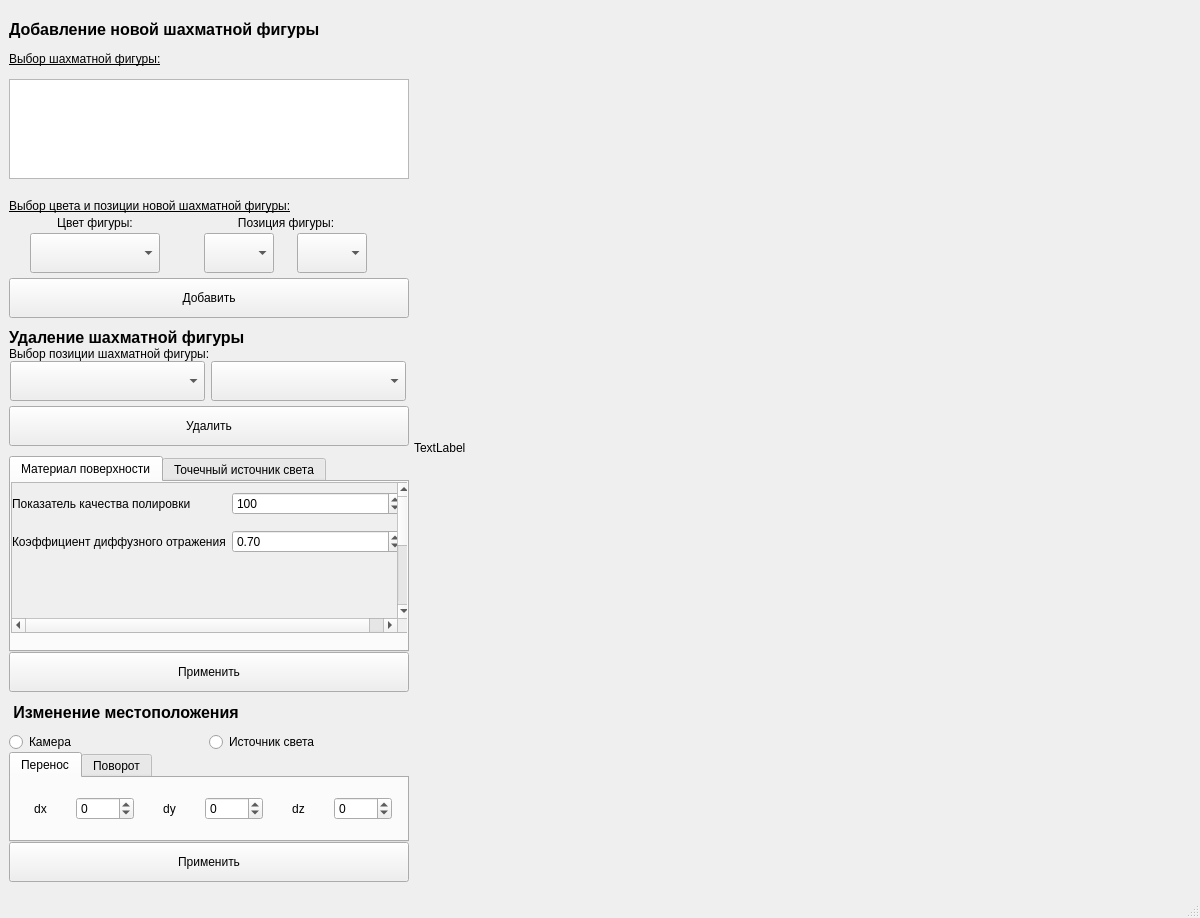
<?xml version="1.0" encoding="UTF-8"?>
<ui version="4.0">
 <class>MainWindow</class>
 <widget class="QMainWindow" name="MainWindow">
  <property name="geometry">
   <rect>
    <x>0</x>
    <y>0</y>
    <width>1200</width>
    <height>918</height>
   </rect>
  </property>
  <property name="sizePolicy">
   <sizepolicy hsizetype="Expanding" vsizetype="MinimumExpanding">
    <horstretch>0</horstretch>
    <verstretch>0</verstretch>
   </sizepolicy>
  </property>
  <property name="contextMenuPolicy">
   <enum>Qt::NoContextMenu</enum>
  </property>
  <property name="windowTitle">
   <string>MainWindow</string>
  </property>
  <widget class="QWidget" name="mainWidget">
   <property name="sizePolicy">
    <sizepolicy hsizetype="Expanding" vsizetype="Expanding">
     <horstretch>0</horstretch>
     <verstretch>0</verstretch>
    </sizepolicy>
   </property>
   <layout class="QHBoxLayout" name="horizontalLayout">
    <item>
     <layout class="QHBoxLayout" name="mainLayout">
      <property name="spacing">
       <number>0</number>
      </property>
      <property name="sizeConstraint">
       <enum>QLayout::SetMaximumSize</enum>
      </property>
      <item>
       <layout class="QVBoxLayout" name="verticalLayout">
        <property name="spacing">
         <number>0</number>
        </property>
        <property name="sizeConstraint">
         <enum>QLayout::SetDefaultConstraint</enum>
        </property>
        <item>
         <widget class="QLabel" name="label_5">
          <property name="sizePolicy">
           <sizepolicy hsizetype="Fixed" vsizetype="Fixed">
            <horstretch>0</horstretch>
            <verstretch>0</verstretch>
           </sizepolicy>
          </property>
          <property name="minimumSize">
           <size>
            <width>400</width>
            <height>40</height>
           </size>
          </property>
          <property name="font">
           <font>
            <pointsize>12</pointsize>
            <weight>75</weight>
            <bold>true</bold>
            <underline>false</underline>
           </font>
          </property>
          <property name="text">
           <string>Добавление новой шахматной фигуры</string>
          </property>
          <property name="textFormat">
           <enum>Qt::PlainText</enum>
          </property>
         </widget>
        </item>
        <item>
         <widget class="QLabel" name="label">
          <property name="sizePolicy">
           <sizepolicy hsizetype="Fixed" vsizetype="Fixed">
            <horstretch>0</horstretch>
            <verstretch>0</verstretch>
           </sizepolicy>
          </property>
          <property name="minimumSize">
           <size>
            <width>400</width>
            <height>20</height>
           </size>
          </property>
          <property name="font">
           <font>
            <underline>true</underline>
           </font>
          </property>
          <property name="layoutDirection">
           <enum>Qt::LeftToRight</enum>
          </property>
          <property name="text">
           <string>Выбор шахматной фигуры:</string>
          </property>
          <property name="indent">
           <number>-1</number>
          </property>
         </widget>
        </item>
        <item>
         <spacer name="verticalSpacer">
          <property name="orientation">
           <enum>Qt::Vertical</enum>
          </property>
          <property name="sizeType">
           <enum>QSizePolicy::Fixed</enum>
          </property>
          <property name="sizeHint" stdset="0">
           <size>
            <width>20</width>
            <height>10</height>
           </size>
          </property>
         </spacer>
        </item>
        <item>
         <widget class="QListWidget" name="listOfChessFigures">
          <property name="sizePolicy">
           <sizepolicy hsizetype="Fixed" vsizetype="Fixed">
            <horstretch>0</horstretch>
            <verstretch>0</verstretch>
           </sizepolicy>
          </property>
          <property name="minimumSize">
           <size>
            <width>400</width>
            <height>100</height>
           </size>
          </property>
          <property name="maximumSize">
           <size>
            <width>400</width>
            <height>100</height>
           </size>
          </property>
         </widget>
        </item>
        <item>
         <spacer name="verticalSpacer_2">
          <property name="orientation">
           <enum>Qt::Vertical</enum>
          </property>
          <property name="sizeType">
           <enum>QSizePolicy::Fixed</enum>
          </property>
          <property name="sizeHint" stdset="0">
           <size>
            <width>20</width>
            <height>20</height>
           </size>
          </property>
         </spacer>
        </item>
        <item>
         <widget class="QLabel" name="label_2">
          <property name="sizePolicy">
           <sizepolicy hsizetype="Fixed" vsizetype="Fixed">
            <horstretch>0</horstretch>
            <verstretch>0</verstretch>
           </sizepolicy>
          </property>
          <property name="minimumSize">
           <size>
            <width>400</width>
            <height>0</height>
           </size>
          </property>
          <property name="font">
           <font>
            <underline>true</underline>
           </font>
          </property>
          <property name="text">
           <string>Выбор цвета и позиции новой шахматной фигуры:</string>
          </property>
         </widget>
        </item>
        <item>
         <layout class="QHBoxLayout" name="horizontalLayout_3">
          <property name="sizeConstraint">
           <enum>QLayout::SetMinimumSize</enum>
          </property>
          <item>
           <layout class="QVBoxLayout" name="verticalLayout_2">
            <property name="spacing">
             <number>0</number>
            </property>
            <property name="sizeConstraint">
             <enum>QLayout::SetMinimumSize</enum>
            </property>
            <item>
             <widget class="QLabel" name="label_3">
              <property name="sizePolicy">
               <sizepolicy hsizetype="Fixed" vsizetype="Fixed">
                <horstretch>0</horstretch>
                <verstretch>0</verstretch>
               </sizepolicy>
              </property>
              <property name="minimumSize">
               <size>
                <width>130</width>
                <height>20</height>
               </size>
              </property>
              <property name="text">
               <string>Цвет фигуры:</string>
              </property>
              <property name="alignment">
               <set>Qt::AlignCenter</set>
              </property>
             </widget>
            </item>
            <item>
             <widget class="QComboBox" name="colorFigureSelector">
              <property name="sizePolicy">
               <sizepolicy hsizetype="Fixed" vsizetype="Fixed">
                <horstretch>0</horstretch>
                <verstretch>0</verstretch>
               </sizepolicy>
              </property>
              <property name="minimumSize">
               <size>
                <width>130</width>
                <height>40</height>
               </size>
              </property>
              <property name="currentText">
               <string/>
              </property>
             </widget>
            </item>
           </layout>
          </item>
          <item>
           <spacer name="horizontalSpacer">
            <property name="orientation">
             <enum>Qt::Horizontal</enum>
            </property>
            <property name="sizeType">
             <enum>QSizePolicy::Fixed</enum>
            </property>
            <property name="sizeHint" stdset="0">
             <size>
              <width>5</width>
              <height>20</height>
             </size>
            </property>
           </spacer>
          </item>
          <item>
           <layout class="QVBoxLayout" name="verticalLayout_4">
            <item>
             <widget class="QLabel" name="label_4">
              <property name="sizePolicy">
               <sizepolicy hsizetype="Fixed" vsizetype="Fixed">
                <horstretch>0</horstretch>
                <verstretch>0</verstretch>
               </sizepolicy>
              </property>
              <property name="minimumSize">
               <size>
                <width>200</width>
                <height>20</height>
               </size>
              </property>
              <property name="maximumSize">
               <size>
                <width>200</width>
                <height>20</height>
               </size>
              </property>
              <property name="text">
               <string>Позиция фигуры:</string>
              </property>
              <property name="alignment">
               <set>Qt::AlignCenter</set>
              </property>
             </widget>
            </item>
            <item>
             <layout class="QHBoxLayout" name="horizontalLayout_8">
              <property name="spacing">
               <number>0</number>
              </property>
              <item>
               <widget class="QComboBox" name="addPositionLetterSelector">
                <property name="sizePolicy">
                 <sizepolicy hsizetype="Fixed" vsizetype="Fixed">
                  <horstretch>0</horstretch>
                  <verstretch>0</verstretch>
                 </sizepolicy>
                </property>
                <property name="minimumSize">
                 <size>
                  <width>70</width>
                  <height>40</height>
                 </size>
                </property>
                <property name="maximumSize">
                 <size>
                  <width>70</width>
                  <height>40</height>
                 </size>
                </property>
               </widget>
              </item>
              <item>
               <spacer name="horizontalSpacer_2">
                <property name="orientation">
                 <enum>Qt::Horizontal</enum>
                </property>
                <property name="sizeType">
                 <enum>QSizePolicy::Fixed</enum>
                </property>
                <property name="sizeHint" stdset="0">
                 <size>
                  <width>5</width>
                  <height>20</height>
                 </size>
                </property>
               </spacer>
              </item>
              <item>
               <widget class="QComboBox" name="addPositionNumberSelector">
                <property name="sizePolicy">
                 <sizepolicy hsizetype="Fixed" vsizetype="Fixed">
                  <horstretch>0</horstretch>
                  <verstretch>0</verstretch>
                 </sizepolicy>
                </property>
                <property name="minimumSize">
                 <size>
                  <width>70</width>
                  <height>40</height>
                 </size>
                </property>
                <property name="maximumSize">
                 <size>
                  <width>70</width>
                  <height>40</height>
                 </size>
                </property>
               </widget>
              </item>
             </layout>
            </item>
           </layout>
          </item>
         </layout>
        </item>
        <item>
         <spacer name="verticalSpacer_7">
          <property name="orientation">
           <enum>Qt::Vertical</enum>
          </property>
          <property name="sizeType">
           <enum>QSizePolicy::Fixed</enum>
          </property>
          <property name="sizeHint" stdset="0">
           <size>
            <width>20</width>
            <height>5</height>
           </size>
          </property>
         </spacer>
        </item>
        <item>
         <widget class="QPushButton" name="pushButtonAdd">
          <property name="sizePolicy">
           <sizepolicy hsizetype="Fixed" vsizetype="Fixed">
            <horstretch>0</horstretch>
            <verstretch>0</verstretch>
           </sizepolicy>
          </property>
          <property name="minimumSize">
           <size>
            <width>400</width>
            <height>40</height>
           </size>
          </property>
          <property name="maximumSize">
           <size>
            <width>400</width>
            <height>40</height>
           </size>
          </property>
          <property name="text">
           <string>Добавить</string>
          </property>
         </widget>
        </item>
        <item>
         <spacer name="verticalSpacer_3">
          <property name="orientation">
           <enum>Qt::Vertical</enum>
          </property>
          <property name="sizeType">
           <enum>QSizePolicy::Fixed</enum>
          </property>
          <property name="sizeHint" stdset="0">
           <size>
            <width>20</width>
            <height>10</height>
           </size>
          </property>
         </spacer>
        </item>
        <item>
         <widget class="QLabel" name="label_6">
          <property name="maximumSize">
           <size>
            <width>400</width>
            <height>40</height>
           </size>
          </property>
          <property name="font">
           <font>
            <pointsize>12</pointsize>
            <weight>75</weight>
            <bold>true</bold>
           </font>
          </property>
          <property name="text">
           <string>Удаление шахматной фигуры</string>
          </property>
         </widget>
        </item>
        <item>
         <widget class="QLabel" name="label_7">
          <property name="maximumSize">
           <size>
            <width>400</width>
            <height>20</height>
           </size>
          </property>
          <property name="text">
           <string>Выбор позиции шахматной фигуры:</string>
          </property>
         </widget>
        </item>
        <item>
         <layout class="QHBoxLayout" name="horizontalLayout_9">
          <item>
           <widget class="QComboBox" name="deleteLetterSelector">
            <property name="sizePolicy">
             <sizepolicy hsizetype="Fixed" vsizetype="Fixed">
              <horstretch>0</horstretch>
              <verstretch>0</verstretch>
             </sizepolicy>
            </property>
            <property name="minimumSize">
             <size>
              <width>195</width>
              <height>40</height>
             </size>
            </property>
            <property name="maximumSize">
             <size>
              <width>190</width>
              <height>40</height>
             </size>
            </property>
           </widget>
          </item>
          <item>
           <spacer name="horizontalSpacer_3">
            <property name="orientation">
             <enum>Qt::Horizontal</enum>
            </property>
            <property name="sizeType">
             <enum>QSizePolicy::Fixed</enum>
            </property>
            <property name="sizeHint" stdset="0">
             <size>
              <width>5</width>
              <height>20</height>
             </size>
            </property>
           </spacer>
          </item>
          <item>
           <widget class="QComboBox" name="deleteNumberSelector">
            <property name="sizePolicy">
             <sizepolicy hsizetype="Fixed" vsizetype="Fixed">
              <horstretch>0</horstretch>
              <verstretch>0</verstretch>
             </sizepolicy>
            </property>
            <property name="minimumSize">
             <size>
              <width>195</width>
              <height>40</height>
             </size>
            </property>
            <property name="maximumSize">
             <size>
              <width>195</width>
              <height>40</height>
             </size>
            </property>
           </widget>
          </item>
         </layout>
        </item>
        <item>
         <spacer name="verticalSpacer_6">
          <property name="orientation">
           <enum>Qt::Vertical</enum>
          </property>
          <property name="sizeType">
           <enum>QSizePolicy::Fixed</enum>
          </property>
          <property name="sizeHint" stdset="0">
           <size>
            <width>20</width>
            <height>5</height>
           </size>
          </property>
         </spacer>
        </item>
        <item>
         <widget class="QPushButton" name="pushButtonDelete">
          <property name="minimumSize">
           <size>
            <width>400</width>
            <height>40</height>
           </size>
          </property>
          <property name="maximumSize">
           <size>
            <width>400</width>
            <height>40</height>
           </size>
          </property>
          <property name="text">
           <string>Удалить</string>
          </property>
         </widget>
        </item>
        <item>
         <spacer name="verticalSpacer_5">
          <property name="orientation">
           <enum>Qt::Vertical</enum>
          </property>
          <property name="sizeType">
           <enum>QSizePolicy::Fixed</enum>
          </property>
          <property name="sizeHint" stdset="0">
           <size>
            <width>20</width>
            <height>10</height>
           </size>
          </property>
         </spacer>
        </item>
        <item>
         <widget class="QTabWidget" name="tabWidgetSpector">
          <property name="sizePolicy">
           <sizepolicy hsizetype="Fixed" vsizetype="Expanding">
            <horstretch>0</horstretch>
            <verstretch>0</verstretch>
           </sizepolicy>
          </property>
          <property name="minimumSize">
           <size>
            <width>400</width>
            <height>0</height>
           </size>
          </property>
          <property name="maximumSize">
           <size>
            <width>400</width>
            <height>200</height>
           </size>
          </property>
          <property name="currentIndex">
           <number>0</number>
          </property>
          <widget class="QWidget" name="tab_2">
           <attribute name="title">
            <string>Материал поверхности</string>
           </attribute>
           <widget class="QScrollArea" name="scrollArea">
            <property name="geometry">
             <rect>
              <x>0</x>
              <y>0</y>
              <width>401</width>
              <height>151</height>
             </rect>
            </property>
            <property name="widgetResizable">
             <bool>true</bool>
            </property>
            <widget class="QWidget" name="scrollAreaWidgetContents">
             <property name="geometry">
              <rect>
               <x>0</x>
               <y>0</y>
               <width>400</width>
               <height>300</height>
              </rect>
             </property>
             <property name="sizePolicy">
              <sizepolicy hsizetype="Fixed" vsizetype="Fixed">
               <horstretch>0</horstretch>
               <verstretch>0</verstretch>
              </sizepolicy>
             </property>
             <property name="minimumSize">
              <size>
               <width>400</width>
               <height>300</height>
              </size>
             </property>
             <widget class="QWidget" name="gridLayoutWidget">
              <property name="geometry">
               <rect>
                <x>0</x>
                <y>0</y>
                <width>391</width>
                <height>81</height>
               </rect>
              </property>
              <layout class="QGridLayout" name="gridLayout">
               <item row="1" column="1">
                <widget class="QDoubleSpinBox" name="pSpinBox">
                 <property name="decimals">
                  <number>0</number>
                 </property>
                 <property name="minimum">
                  <double>0.000000000000000</double>
                 </property>
                 <property name="maximum">
                  <double>1000.000000000000000</double>
                 </property>
                 <property name="singleStep">
                  <double>1.000000000000000</double>
                 </property>
                 <property name="value">
                  <double>100.000000000000000</double>
                 </property>
                </widget>
               </item>
               <item row="1" column="0">
                <widget class="QLabel" name="pLabel">
                 <property name="text">
                  <string>Показатель качества полировки</string>
                 </property>
                </widget>
               </item>
               <item row="2" column="0">
                <widget class="QLabel" name="refLabel">
                 <property name="text">
                  <string>Коэффициент диффузного отражения</string>
                 </property>
                </widget>
               </item>
               <item row="2" column="1">
                <widget class="QDoubleSpinBox" name="refSpinBox_3">
                 <property name="minimum">
                  <double>0.000000000000000</double>
                 </property>
                 <property name="maximum">
                  <double>1.010000000000000</double>
                 </property>
                 <property name="singleStep">
                  <double>0.010000000000000</double>
                 </property>
                 <property name="stepType">
                  <enum>QAbstractSpinBox::AdaptiveDecimalStepType</enum>
                 </property>
                 <property name="value">
                  <double>0.700000000000000</double>
                 </property>
                </widget>
               </item>
              </layout>
             </widget>
            </widget>
           </widget>
          </widget>
          <widget class="QWidget" name="tab">
           <attribute name="title">
            <string>Точечный источник света</string>
           </attribute>
           <widget class="QWidget" name="horizontalLayoutWidget">
            <property name="geometry">
             <rect>
              <x>0</x>
              <y>0</y>
              <width>391</width>
              <height>111</height>
             </rect>
            </property>
            <layout class="QHBoxLayout" name="horizontalLayout_2">
             <item>
              <widget class="QPushButton" name="selectColorButton">
               <property name="text">
                <string>Выбор цвета</string>
               </property>
              </widget>
             </item>
             <item>
              <widget class="QLabel" name="colorLabel">
               <property name="sizePolicy">
                <sizepolicy hsizetype="Fixed" vsizetype="Fixed">
                 <horstretch>40</horstretch>
                 <verstretch>40</verstretch>
                </sizepolicy>
               </property>
               <property name="minimumSize">
                <size>
                 <width>40</width>
                 <height>40</height>
                </size>
               </property>
               <property name="styleSheet">
                <string notr="true"/>
               </property>
               <property name="text">
                <string/>
               </property>
              </widget>
             </item>
            </layout>
           </widget>
          </widget>
         </widget>
        </item>
        <item>
         <widget class="QPushButton" name="pushButtonApplySpector">
          <property name="minimumSize">
           <size>
            <width>400</width>
            <height>40</height>
           </size>
          </property>
          <property name="maximumSize">
           <size>
            <width>400</width>
            <height>40</height>
           </size>
          </property>
          <property name="text">
           <string>Применить</string>
          </property>
         </widget>
        </item>
        <item>
         <widget class="QLabel" name="label_9">
          <property name="sizePolicy">
           <sizepolicy hsizetype="Fixed" vsizetype="Fixed">
            <horstretch>0</horstretch>
            <verstretch>0</verstretch>
           </sizepolicy>
          </property>
          <property name="minimumSize">
           <size>
            <width>400</width>
            <height>40</height>
           </size>
          </property>
          <property name="font">
           <font>
            <pointsize>12</pointsize>
            <weight>75</weight>
            <bold>true</bold>
           </font>
          </property>
          <property name="text">
           <string> Изменение местоположения</string>
          </property>
         </widget>
        </item>
        <item>
         <layout class="QHBoxLayout" name="horizontalLayout_5">
          <item>
           <widget class="QRadioButton" name="cameraRadioButton">
            <property name="text">
             <string>Камера</string>
            </property>
           </widget>
          </item>
          <item>
           <widget class="QRadioButton" name="sourceRadioButton">
            <property name="text">
             <string>Источник света</string>
            </property>
           </widget>
          </item>
         </layout>
        </item>
        <item>
         <widget class="QTabWidget" name="tabWidgetMoveCamera">
          <property name="sizePolicy">
           <sizepolicy hsizetype="Fixed" vsizetype="Expanding">
            <horstretch>0</horstretch>
            <verstretch>0</verstretch>
           </sizepolicy>
          </property>
          <property name="minimumSize">
           <size>
            <width>400</width>
            <height>0</height>
           </size>
          </property>
          <property name="maximumSize">
           <size>
            <width>400</width>
            <height>90</height>
           </size>
          </property>
          <property name="currentIndex">
           <number>0</number>
          </property>
          <widget class="QWidget" name="TabMove">
           <attribute name="title">
            <string>Перенос</string>
           </attribute>
           <widget class="QWidget" name="horizontalLayoutWidget_5">
            <property name="geometry">
             <rect>
              <x>0</x>
              <y>0</y>
              <width>381</width>
              <height>61</height>
             </rect>
            </property>
            <layout class="QHBoxLayout" name="horizontalLayout_10">
             <item>
              <widget class="QLabel" name="label_10">
               <property name="text">
                <string>dx</string>
               </property>
               <property name="alignment">
                <set>Qt::AlignCenter</set>
               </property>
              </widget>
             </item>
             <item>
              <widget class="QDoubleSpinBox" name="dx">
               <property name="decimals">
                <number>0</number>
               </property>
               <property name="minimum">
                <double>-5000.000000000000000</double>
               </property>
               <property name="maximum">
                <double>5000.000000000000000</double>
               </property>
              </widget>
             </item>
             <item>
              <widget class="QLabel" name="label_11">
               <property name="text">
                <string>dy</string>
               </property>
               <property name="alignment">
                <set>Qt::AlignCenter</set>
               </property>
              </widget>
             </item>
             <item>
              <widget class="QDoubleSpinBox" name="dy">
               <property name="decimals">
                <number>0</number>
               </property>
               <property name="minimum">
                <double>-5000.000000000000000</double>
               </property>
               <property name="maximum">
                <double>5000.000000000000000</double>
               </property>
              </widget>
             </item>
             <item>
              <widget class="QLabel" name="label_12">
               <property name="text">
                <string>dz</string>
               </property>
               <property name="alignment">
                <set>Qt::AlignCenter</set>
               </property>
              </widget>
             </item>
             <item>
              <widget class="QDoubleSpinBox" name="dz">
               <property name="decimals">
                <number>0</number>
               </property>
               <property name="minimum">
                <double>-5000.000000000000000</double>
               </property>
               <property name="maximum">
                <double>5000.000000000000000</double>
               </property>
              </widget>
             </item>
            </layout>
           </widget>
          </widget>
          <widget class="QWidget" name="TabRotate">
           <attribute name="title">
            <string>Поворот</string>
           </attribute>
           <widget class="QWidget" name="horizontalLayoutWidget_6">
            <property name="geometry">
             <rect>
              <x>0</x>
              <y>0</y>
              <width>381</width>
              <height>61</height>
             </rect>
            </property>
            <layout class="QHBoxLayout" name="horizontalLayout_11">
             <item>
              <widget class="QLabel" name="label_13">
               <property name="text">
                <string>Ox</string>
               </property>
               <property name="alignment">
                <set>Qt::AlignCenter</set>
               </property>
              </widget>
             </item>
             <item>
              <widget class="QDoubleSpinBox" name="ox">
               <property name="decimals">
                <number>0</number>
               </property>
               <property name="minimum">
                <double>-360.000000000000000</double>
               </property>
               <property name="maximum">
                <double>360.000000000000000</double>
               </property>
              </widget>
             </item>
             <item>
              <widget class="QLabel" name="label_14">
               <property name="text">
                <string>Oy</string>
               </property>
               <property name="alignment">
                <set>Qt::AlignCenter</set>
               </property>
              </widget>
             </item>
             <item>
              <widget class="QDoubleSpinBox" name="oy">
               <property name="decimals">
                <number>0</number>
               </property>
               <property name="minimum">
                <double>-360.000000000000000</double>
               </property>
               <property name="maximum">
                <double>360.000000000000000</double>
               </property>
              </widget>
             </item>
             <item>
              <widget class="QLabel" name="label_15">
               <property name="text">
                <string>Oz</string>
               </property>
               <property name="alignment">
                <set>Qt::AlignCenter</set>
               </property>
              </widget>
             </item>
             <item>
              <widget class="QDoubleSpinBox" name="oz">
               <property name="decimals">
                <number>0</number>
               </property>
               <property name="minimum">
                <double>-360.000000000000000</double>
               </property>
               <property name="maximum">
                <double>360.000000000000000</double>
               </property>
              </widget>
             </item>
            </layout>
           </widget>
          </widget>
         </widget>
        </item>
        <item>
         <widget class="QPushButton" name="pushButtonApplyCameraChanges">
          <property name="minimumSize">
           <size>
            <width>400</width>
            <height>40</height>
           </size>
          </property>
          <property name="maximumSize">
           <size>
            <width>400</width>
            <height>40</height>
           </size>
          </property>
          <property name="text">
           <string>Применить</string>
          </property>
         </widget>
        </item>
        <item>
         <spacer name="verticalSpacer_8">
          <property name="orientation">
           <enum>Qt::Vertical</enum>
          </property>
          <property name="sizeType">
           <enum>QSizePolicy::Fixed</enum>
          </property>
          <property name="sizeHint" stdset="0">
           <size>
            <width>5</width>
            <height>5</height>
           </size>
          </property>
         </spacer>
        </item>
       </layout>
      </item>
      <item>
       <spacer name="verticalSpacer_4">
        <property name="orientation">
         <enum>Qt::Vertical</enum>
        </property>
        <property name="sizeHint" stdset="0">
         <size>
          <width>5</width>
          <height>40</height>
         </size>
        </property>
       </spacer>
      </item>
      <item>
       <widget class="QLabel" name="label_16">
        <property name="sizePolicy">
         <sizepolicy hsizetype="Expanding" vsizetype="Expanding">
          <horstretch>0</horstretch>
          <verstretch>0</verstretch>
         </sizepolicy>
        </property>
        <property name="text">
         <string>TextLabel</string>
        </property>
       </widget>
      </item>
     </layout>
    </item>
   </layout>
  </widget>
  <widget class="QMenuBar" name="menubar">
   <property name="geometry">
    <rect>
     <x>0</x>
     <y>0</y>
     <width>1200</width>
     <height>22</height>
    </rect>
   </property>
  </widget>
  <widget class="QStatusBar" name="statusbar"/>
 </widget>
 <resources/>
 <connections/>
</ui>
